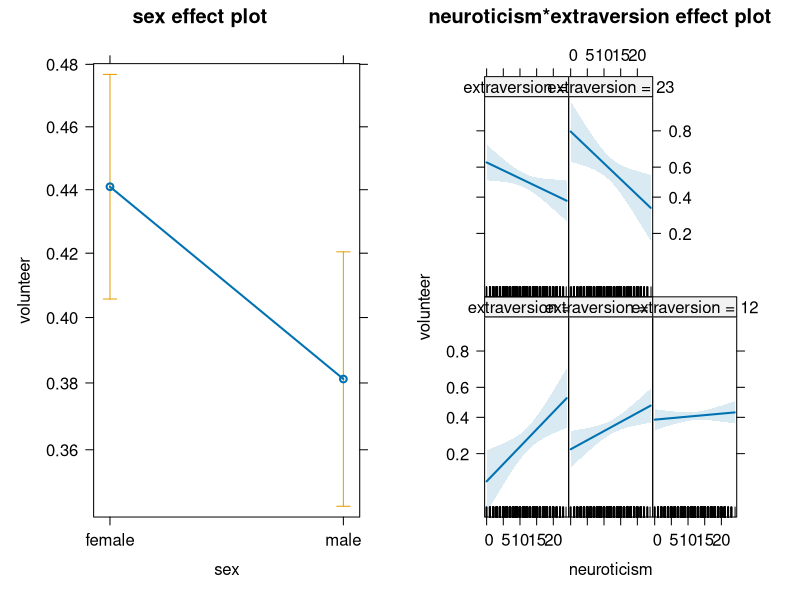
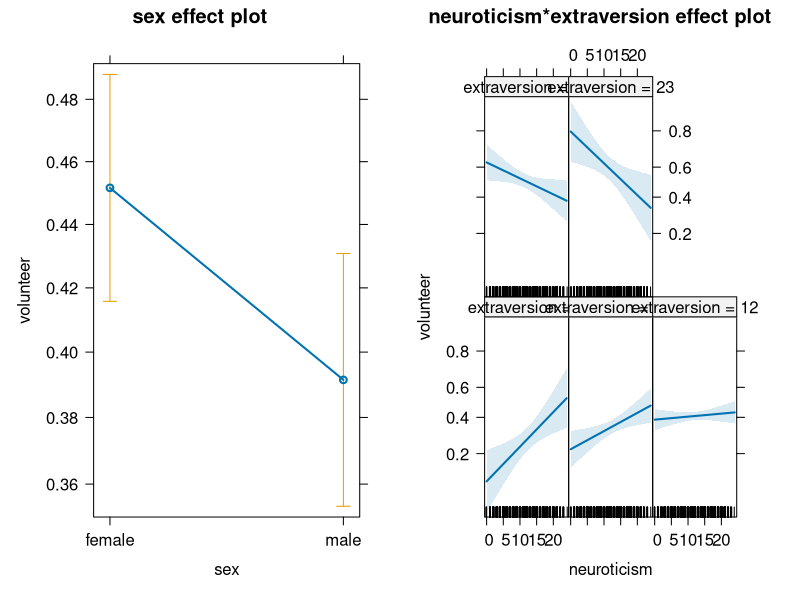
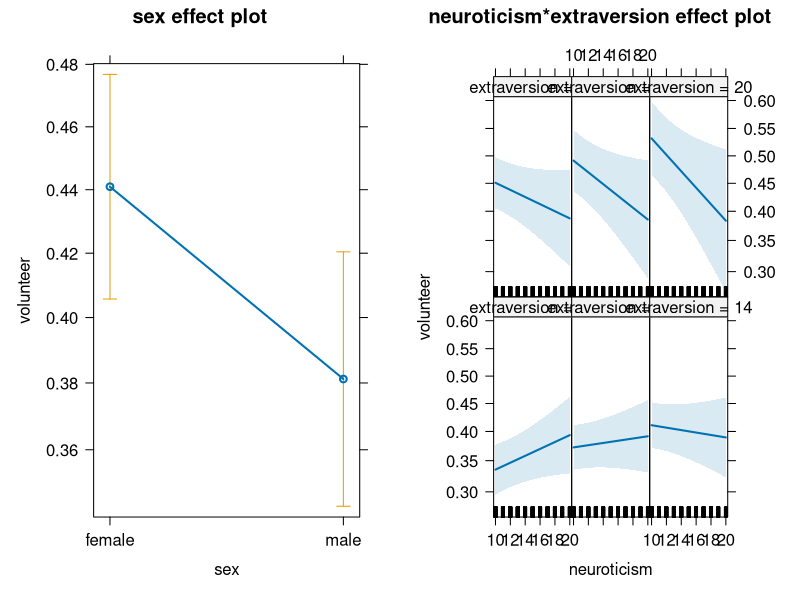
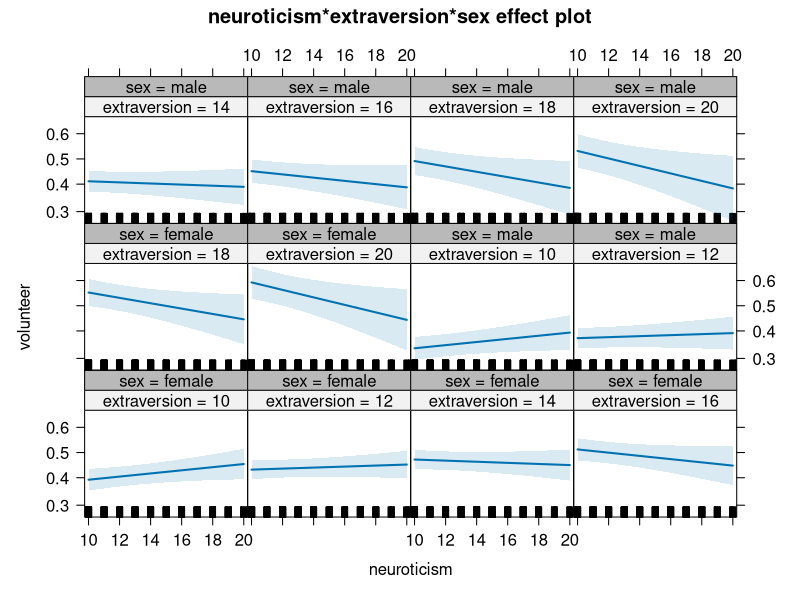
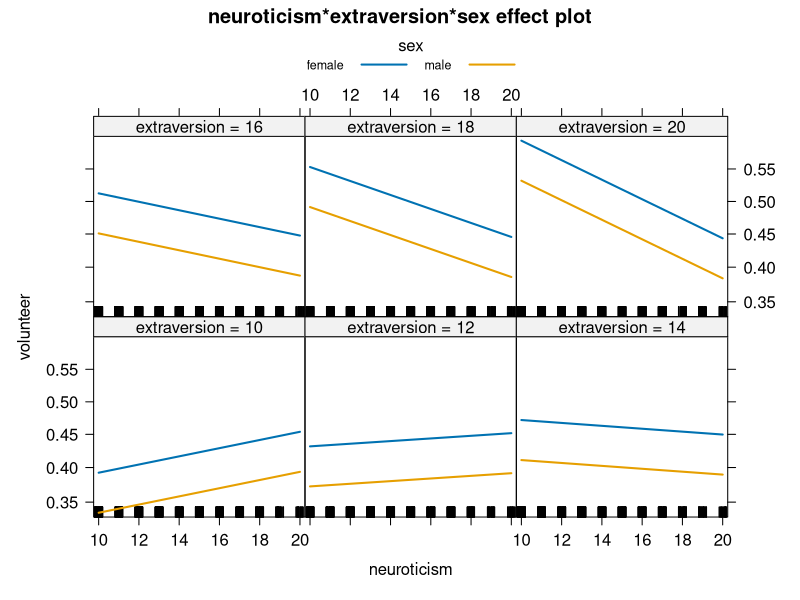

Here is the R script that generated these plots, in order:
install.packages("effects")
library(effects)
head(Cowles)
mod.cowles <- glm(volunteer ~ sex + neuroticism*extraversion, data = Cowles, family=binomial)
summary(mod.cowles)
plot(allEffects(mod.cowles))
e.out <- allEffects(mod.cowles)
e.out$sex$model.matrix
mean(Cowles$neuroticism)
mean(Cowles$extraversion)
mean(Cowles$neuroticism) * mean(Cowles$extraversion)
invLogit <- function(x) exp(x)/(1 + exp(x))
invLogit(e.out$sex$model.matrix %*% coef(mod.cowles))
ndata <- data.frame(sex=factor(c("female","male")),neuroticism=11.47009, extraversion=12.37298)
predict(object = mod.cowles, newdata = ndata, type = "response")
plot(allEffects(mod.cowles, typical=median))
allEffects(mod.cowles)
head(e.out$`neuroticism:extraversion`$model.matrix)
prop.table(table(Cowles$sex))
plot(allEffects(mod.cowles, xlevels=list(extraversion=seq(10, 20, 2), neuroticism=10:20), given.values=c(sexmale=1)))
plot(Effect(focal.predictors = c("neuroticism","extraversion","sex"), mod = mod.cowles, xlevels=list(extraversion=seq(10, 20, 2), neuroticism=10:20)))
plot(Effect(focal.predictors = c("neuroticism","extraversion","sex"), mod = mod.cowles, xlevels=list(extraversion=seq(10, 20, 2), neuroticism=10:20)),multiline = TRUE)
